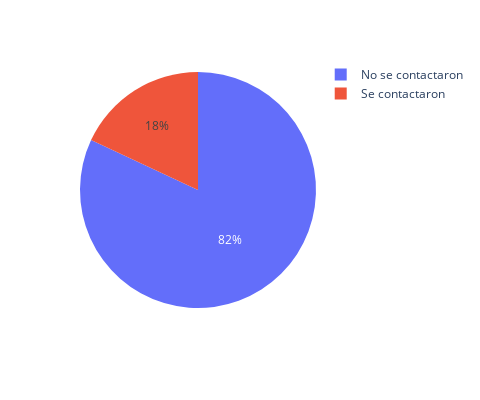

Notebook source saved alongside this figure:
### Code cell
x1=df[df.pdias==-1].pdias.count()
x2=df[df.pdias!=-1].pdias.count()
px.pie(values=[x1,x2], names=['No se contactaron', 'Se contactaron'], width=480, height=400)

### Figure 1 — Plotly figure (JSON) as saved in the notebook; plotly's stock layout.template omitted (floating-point values rounded to 4 significant figures)
{"data": [{"domain": {"x": [0, 1], "y": [0, 1]}, "hovertemplate": "label=%{label}<br>value=%{value}<extra></extra>", "labels": ["No se contactaron", "Se contactaron"], "legendgroup": "", "name": "", "showlegend": true, "type": "pie", "values": [3705, 816]}], "layout": {"height": 400, "legend": {"tracegroupgap": 0}, "margin": {"t": 60}, "width": 480}}
